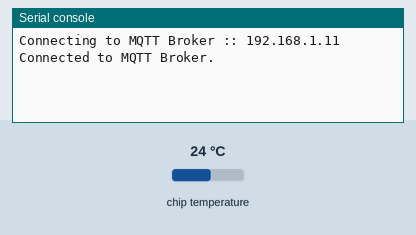
This program was run on a simulated Raspberry Pi Pico running MicroPython. On the bench: the last lines printed to the serial console. Inputs (shaded band) come from the test bench; at power-on: chip temperature 24 °C. No MQTT or app messages arrive unless stated; the clock reads 2024-03-15 10:24:30 at power-on unless the program sets it.

Above: at 1.2 s.
1.3 s: chip temperature set to 1 °C
At 5.7 s:
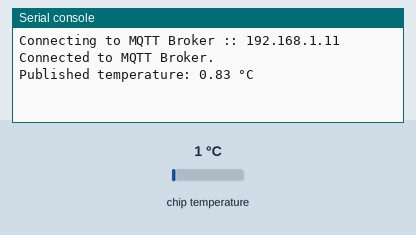
8.8 s: chip temperature set to 11 °C
At 10.8 s:
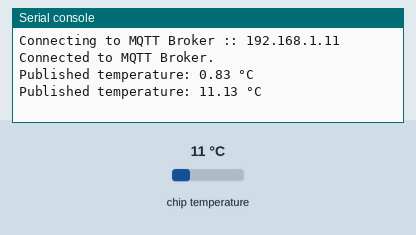

The program:

main.py
```python
# main.py -- assumes boot.py has already connected to WiFi

import machine
import utime
import ubinascii
from umqtt.robust import MQTTClient

# ---- 1. MQTT Broker & Topic Setup ----
# Default MQTT_BROKER to connect to (your EMQX server)
MQTT_BROKER = "192.168.1.11"
# A unique client ID for your Pico W
CLIENT_ID = ubinascii.hexlify(machine.unique_id())
# The topic to publish temperature data to
PUBLISH_TOPIC = b"pico/temperature"

# ---- 2. Temperature Sensor Reading Function ----
# The internal temperature sensor is connected to ADC channel 4 on the Pico W.
temp_sensor = machine.ADC(4)
# Define a conversion factor for the ADC
conversion_factor = 3.3 / 65535.0

def get_chip_temperature_reading():
    reading = temp_sensor.read_u16()
    voltage = reading * conversion_factor
    temperature = 27 - (voltage - 0.706) / 0.001721
    return temperature

# ---- 3. Main Program Loop ----
def main():
    print(f"Connecting to MQTT Broker :: {MQTT_BROKER}")
    mqttClient = MQTTClient(CLIENT_ID, MQTT_BROKER, keepalive=60)
    mqttClient.connect()
    print("Connected to MQTT Broker.")

    last_publish_time = utime.time()
    publish_interval = 5

    while True:
        try:
            current_time = utime.time()
            if (current_time - last_publish_time) >= publish_interval:
                temp = get_chip_temperature_reading()
                # Format temperature to a string with two decimal places
                temp_str = "{:.2f}".format(temp)
                # Publish the temperature data as a byte string
                mqttClient.publish(PUBLISH_TOPIC, temp_str.encode())
                print(f"Published temperature: {temp_str} °C")
                last_publish_time = current_time
        except Exception as e:
            print(f"An error occurred: {e}. Reconnecting...")
            # Reconnect to the broker if a connection error occurs
            mqttClient.disconnect()
            utime.sleep(5)
            mqttClient.connect()

        utime.sleep(1) # Small delay to prevent busy-waiting

if __name__ == "__main__":
    while True:
        try:
            main()
        except OSError as e:
            print("OS Error: " + str(e))
            print("Restarting in 5 seconds...")
            utime.sleep(5)
            machine.reset()
```

Measured:
- after the input at 1.3 s, the serial console: prints a new line after 3.9 s (image 1)
- after the input at 8.8 s, the serial console: prints a new line after 1.4 s (image 2)
